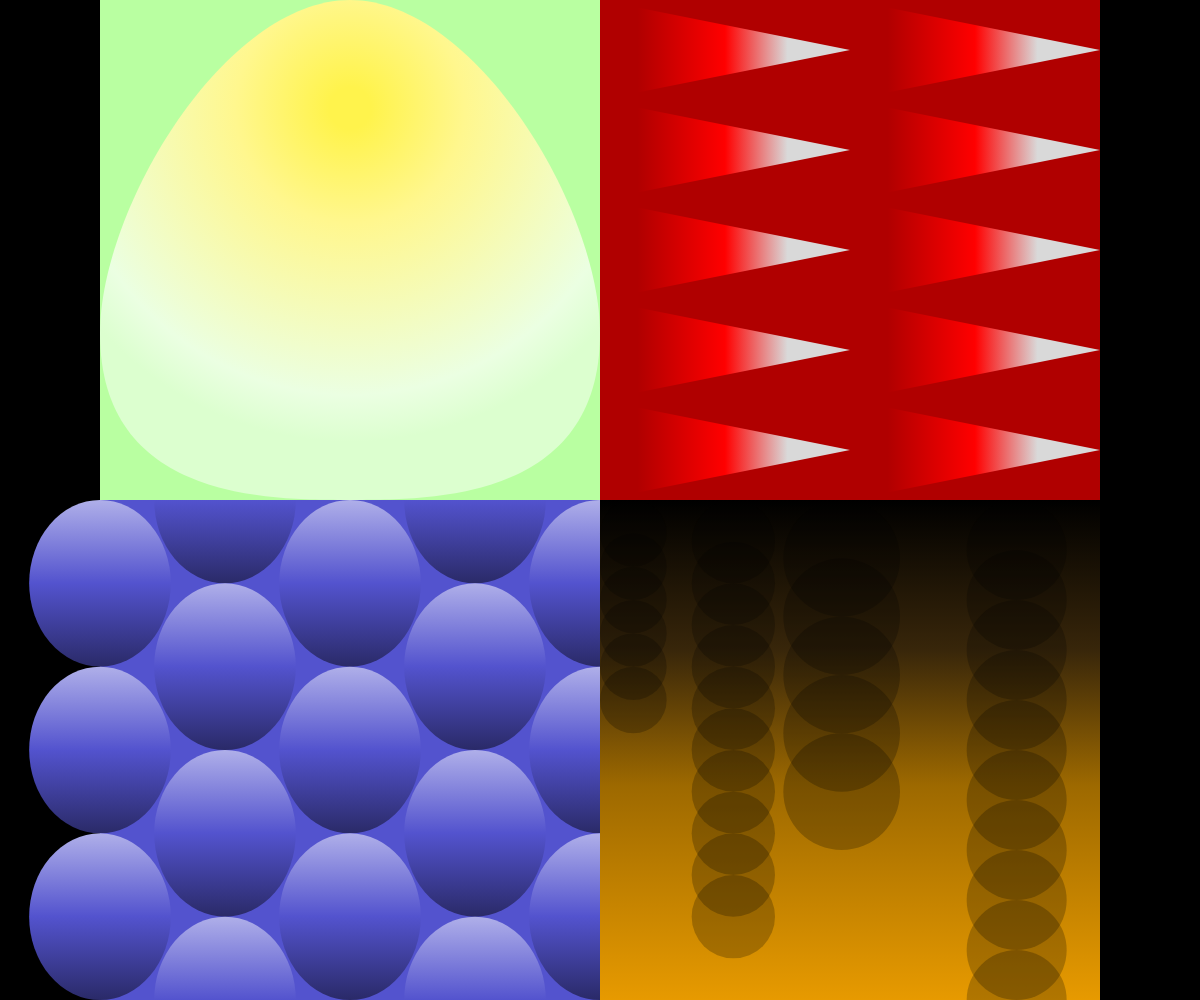
Frame 1 (no input)
Frame 60 (no input): identical to frame 1, image omitted
Frame 120 (the mouse pressed at the canvas centre since frame 60): identical to frame 1, image omitted

The p5.js sketch that drew this single still picture (run headless with seeded random() and noise() and a simulated clock; from frame 60 on, the mouse is pressed at the canvas centre):

// p5.js sketch
// ── sketch.js
function setup() {
  createCanvas(windowWidth, windowHeight);
}

function draw() {
  background(0);
  noStroke();

  // 오브젝트를 화면 중앙에 맞추고, 화면 높이에 비례하여 크기 조절
  push();
  translate(width / 2, height / 2);

  // 원본 캔버스(1200x1200)를 현재 화면 높이에 맞게 스케일링
  // 정사각형이므로 높이 기준으로 맞춰도 가로/세로 비율이 유지됨
  let scaleFactor = height / 1200;
  scale(scaleFactor);

  // 스케일링된 캔버스의 중앙으로 다시 이동
  translate(-1200 / 2, -1200 / 2);

  //노여움
  fill('#b00000');
  rect(600,0,600);

 
  //2번째줄
  let gradient3 = drawingContext.createLinearGradient(900,60,1200,60);
  gradient3.addColorStop(0.15,'#b00000');
  gradient3.addColorStop(0.5,'#ff0000');
  gradient3.addColorStop(0.75,'#d9d9d9');
  gradient3.addColorStop(1,'#d9d9d9');
  drawingContext.fillStyle = gradient3;
  triangle(900,0,1200,60, 900,120);
  triangle(900,120*1,1200,60+120*1, 900,120+120*1);
  triangle(900,120*2,1200,60+120*2, 900,120+120*2);
  triangle(900,120*3,1200,60+120*3, 900,120+120*3);
  triangle(900,120*4,1200,60+120*4, 900,120+120*4);

 
  
  //1번째줄
  let gradient1 = drawingContext.createLinearGradient(600,60,900,60);
  gradient1.addColorStop(0.15,'#b00000');
  gradient1.addColorStop(0.50,'#ff0000');
  gradient1.addColorStop(0.75,'#d9d9d9');
  gradient1.addColorStop(1,'#d9d9d9');
  drawingContext.fillStyle = gradient1;
  triangle(600,0,900,60, 600,120);
  triangle(600,120*1,900,60+120*1, 600,120+120*1);
  triangle(600,120*2,900,60+120*2, 600,120+120*2);
  triangle(600,120*3,900,60+120*3, 600,120+120*3);
  triangle(600,120*4,900,60+120*4, 600,120+120*4);




  //슬픔
  fill('#5353CE');
  rect(0,600,600);

  let gradient4 = drawingContext.createLinearGradient(0,600,0,800);
  gradient4.addColorStop(0,'#afafe9');
  gradient4.addColorStop(0.50,'#5353ce');
  gradient4.addColorStop(1,'#2a2a68');

  drawingContext.fillStyle = gradient4;
  ellipse(0, 600+100, 170,200);
  ellipse(300, 600+100, 170,200);
  ellipse(600, 600+100, 170,200);

  let gradient5 = drawingContext.createLinearGradient(0,800,0,1000);
  gradient5.addColorStop(0,'#afafe9');
  gradient5.addColorStop(0.50,'#5353ce');
  gradient5.addColorStop(1,'#2a2a68');

  drawingContext.fillStyle = gradient5;
  ellipse(0, 800+100, 170,200);
  ellipse(300, 800+100, 170,200);
  ellipse(600, 800+100, 170,200);

  let gradient6 = drawingContext.createLinearGradient(0,1000,0,1200);
  gradient6.addColorStop(0,'#afafe9');
  gradient6.addColorStop(0.50,'#5353ce');
  gradient6.addColorStop(1,'#2a2a68');

  drawingContext.fillStyle = gradient6;
  ellipse(0, 1000+100, 170,200);
  ellipse(300, 1000+100, 170,200);
  ellipse(600, 1000+100, 170,200);

  //

  let gradient7 = drawingContext.createLinearGradient(0,600-100,0,600+100);
  gradient7.addColorStop(0,'#afafe9');
  gradient7.addColorStop(0.50,'#5353ce');
  gradient7.addColorStop(1,'#2a2a68');

  drawingContext.fillStyle = gradient7;
  ellipse(65+170/2, 600, 170,200);
  ellipse(600-65-170/2, 600, 170,200);

  

  let gradient8 = drawingContext.createLinearGradient(0,700,0,900);
  gradient8.addColorStop(0,'#afafe9');
  gradient8.addColorStop(0.50,'#5353ce');
  gradient8.addColorStop(1,'#2a2a68');

  drawingContext.fillStyle = gradient8;
  ellipse(65+170/2, 800, 170,200);
  ellipse(600-65-170/2, 800, 170,200);

  let gradient9= drawingContext.createLinearGradient(0,900,0,1100);
  gradient9.addColorStop(0,'#afafe9');
  gradient9.addColorStop(0.50,'#5353ce');
  gradient9.addColorStop(1,'#2a2a68');

  drawingContext.fillStyle = gradient9;
  ellipse(65+170/2, 1000, 170,200);
  ellipse(600-65-170/2, 1000, 170,200);

  let gradient10= drawingContext.createLinearGradient(0,1100,0,1300);
  gradient10.addColorStop(0,'#afafe9');
  gradient10.addColorStop(0.50,'#5353ce');
  gradient10.addColorStop(1,'#2a2a68');

  drawingContext.fillStyle = gradient10;
  ellipse(65+170/2, 1200, 170,200);
  ellipse(600-65-170/2, 1200, 170,200);
  

  


  //두려음
  let gradient2 = drawingContext.createLinearGradient(900,600,900,1200);
  gradient2.addColorStop(1,'#E79A00');
  gradient2.addColorStop(0.57,'#9D6900');
  gradient2.addColorStop(0.30,'#38260A');
  gradient2.addColorStop(0,'#000000');

  drawingContext.fillStyle = gradient2;
  rect(600,600,600);

  fill(0,0,0,60);
  ellipse(600+40,600+40,80);
  ellipse(600+40,600+40*2,80);
  ellipse(600+40,600+40*3,80);
  ellipse(600+40,600+40*4,80);
  ellipse(600+40,600+40*5,80);
  ellipse(600+40,600+40*6,80);

  ellipse(710+50,600+50*1,100);
  ellipse(710+50,600+50*2,100);
  ellipse(710+50,600+50*3,100);
  ellipse(710+50,600+50*4,100);
  ellipse(710+50,600+50*5,100);
  ellipse(710+50,600+50*6,100);
  ellipse(710+50,600+50*7,100);
  ellipse(710+50,600+50*8,100);
  ellipse(710+50,600+50*9,100);
  ellipse(710+50,600+50*10,100);

  ellipse(820+70,600+70*1,140);
  ellipse(820+70,600+70*2,140);
  ellipse(820+70,600+70*3,140);
  ellipse(820+70,600+70*4,140);
  ellipse(820+70,600+70*5,140);

  ellipse(1040+60,600+60*1,120);
  ellipse(1040+60,600+60*2,120);
  ellipse(1040+60,600+60*3,120);
  ellipse(1040+60,600+60*4,120);
  ellipse(1040+60,600+60*5,120);
  ellipse(1040+60,600+60*6,120);
  ellipse(1040+60,600+60*7,120);
  ellipse(1040+60,600+60*8,120);
  ellipse(1040+60,600+60*9,120);
  ellipse(1040+60,600+60*10,120);

  


  //기쁨
  fill('#B9FFA1');
  rect(0,0,600);

  let gradient11= drawingContext.createRadialGradient(300,130,25, 300,130, 400);
  gradient11.addColorStop(0,'#fff34c');
  gradient11.addColorStop(0.3,'#fff78e');
  gradient11.addColorStop(0.85,'#ebffe2');
  gradient11.addColorStop(1,'#dcffcf');

  drawingContext.fillStyle = gradient11;


  beginShape();



  vertex(300,0);
  bezierVertex(150,0,0,250,0,400);
  bezierVertex(0,600,200,600,300,600);
  bezierVertex(400,600,600,600,600,400);
  bezierVertex(600,250,450,0,300,0);

  
  endShape();


  pop();
}

function windowResized() {
  resizeCanvas(windowWidth, windowHeight);
}
